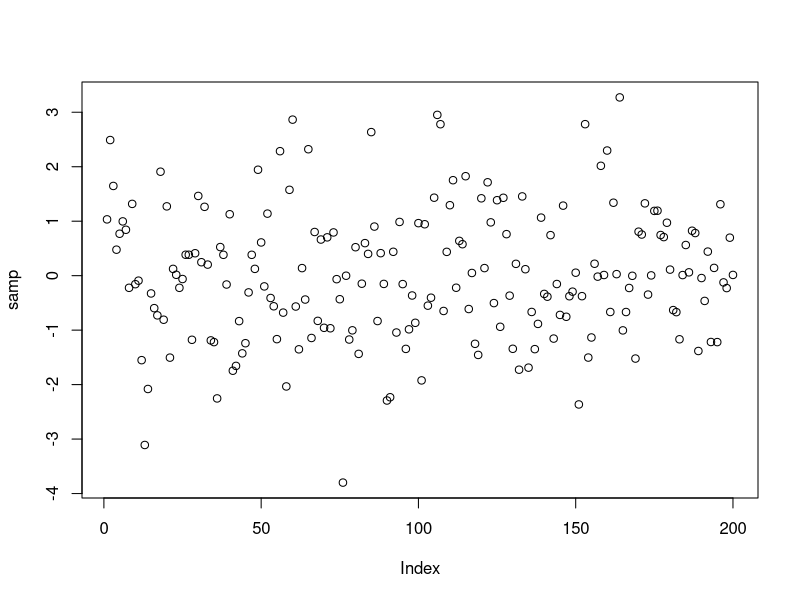

Recreate this plot in R.
print("hello")

num_der <- function(f, x, h) {
  (f(x + h) - f(x))/h
}

f<-function(x) exp(x)
num_der(f, 3, 1/1000000)

n <- 200

samp <- rt(n, 10)
print(samp)
plot(samp)

print("elo")


#git merge z shella
